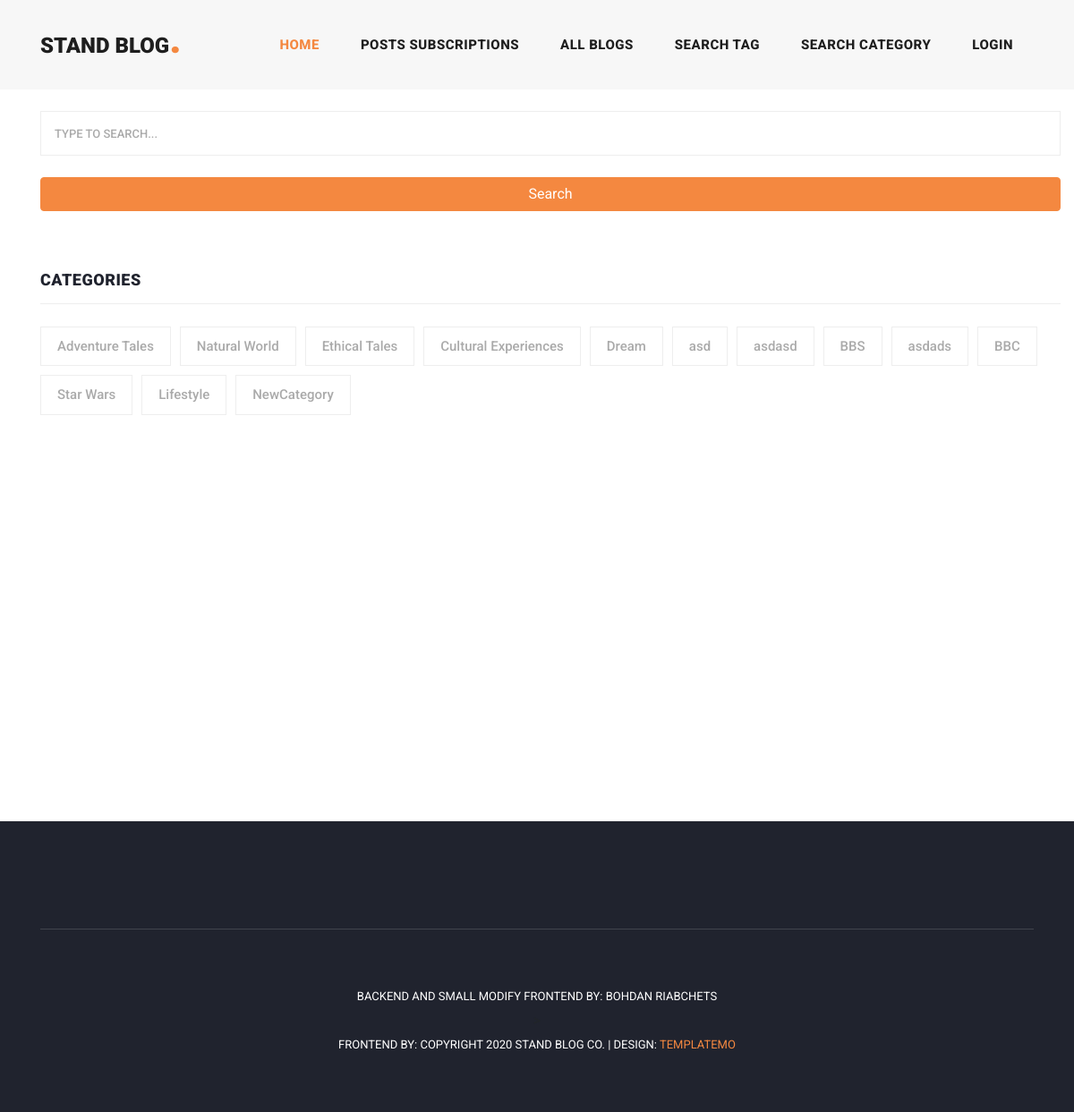
Page /categories-all/ on the earlier database version.
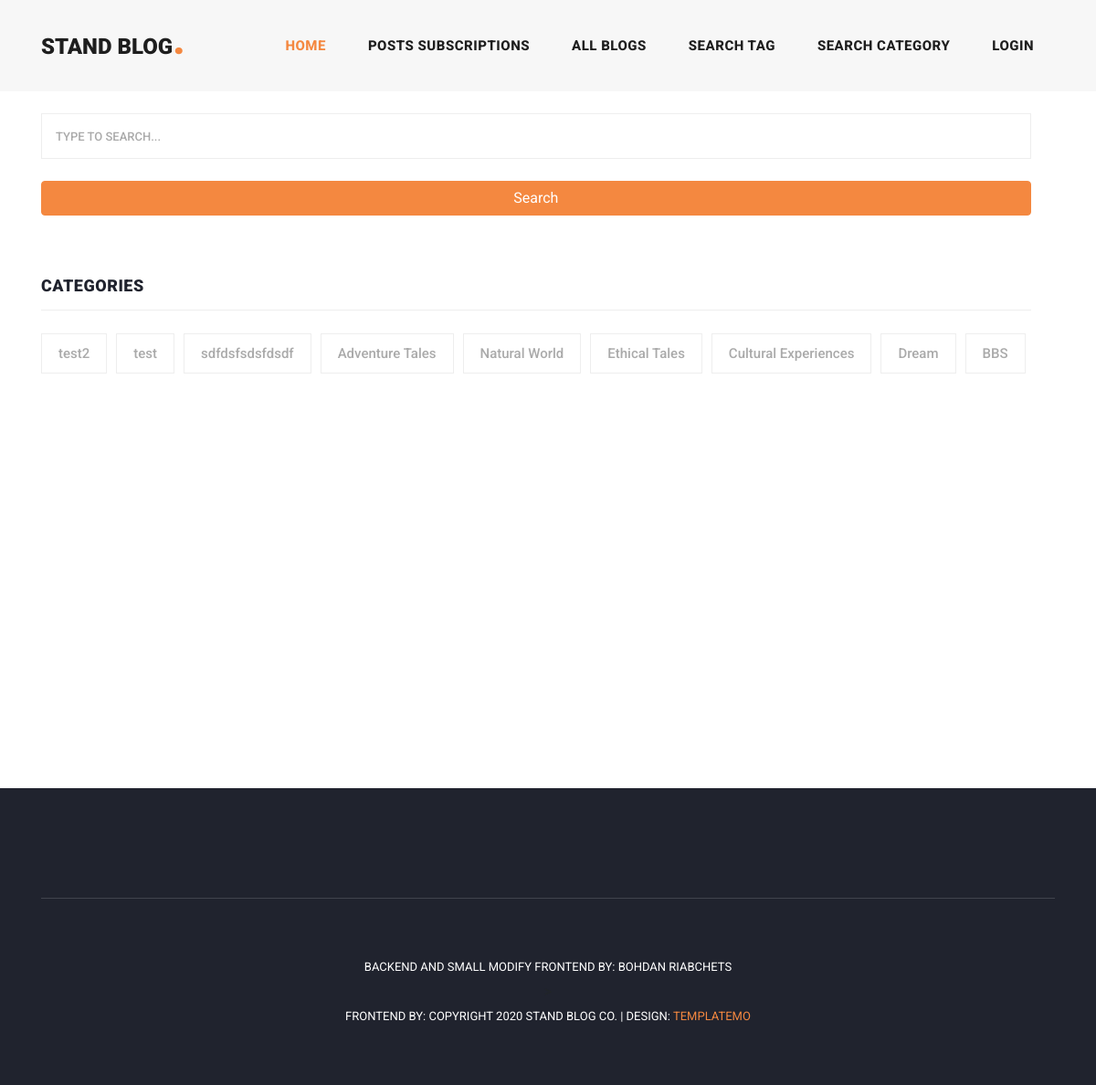
Same page on the later database version.
### blog/models.py (models this page shows)
class Categories(models.Model):
    blog = models.ManyToManyField(Blog, related_name='category')
    category = models.CharField(max_length=150)
    def __str__(self):
        return self.category

### blog/views.py (the view)
# urls.py: path('categories-all/', views.BlogCategoryAllView.as_view(), name='blog-category-all'),
class BlogCategoryAllView(generic.ListView):
    model = Categories
    template_name = 'blog/blog_category_all.html'
    context_object_name = 'category'
    def get_queryset(self):
        queryset = super().get_queryset()
        query = self.request.GET.get('q')
        if query:
            return queryset.filter(Q(category__icontains=query))
        return queryset.order_by('-id')

### blog/templates/blog/blog_category_all.html (shortened to what this page needs)
{% extends 'base.html' %}
{% block content %}
{% load static %}
<div class="main-banner header-text">
</div>
<section class="blog-posts">
    <div class="container">
        <div class="row">
            <div class="sidebar">
                <div class="row">
                    <div class="all-blog-posts">
                        <div class="row">
                            <div class="col-lg-12">
                                <div class="sidebar-item search">
                                    <form id="search_form" name="gs" method="GET">
                                        <input type="text" name="q" id="q" class="searchText"
                                               placeholder="type to search..."
                                               autocomplete="on"
                                               value="{{ q }}">
                                        <button type="submit" class="btn btn-primary full-width">Search</button>
                                    </form>
                                </div>
                                <div class="blog-post">
                                    <div class="sidebar-item tags">
                                        <div class="sidebar-heading">
                                            <h2>Categories</h2>
                                        </div>
                                        <div class="content">
                                            <ul>
                                                {% for category in category %}
                                                <li><a href="{% url 'blog-category-detail' category.pk %}">{{ category }}</a></li>
                                                {% empty %}
                                                <p>No category for this search</p>
                                                {% endfor %}
                                            </ul>
                                        </div>
                                    </div>
                                </div>
                            </div>
                        </div>
                    </div>
                    <div class="col-lg-4">
                        <div class="sidebar">
                            <div class="row">
                                <div class="col-lg-12">
                                    <div class="sidebar-item recent-posts">
                                        <div class="sidebar-heading">
                                            <br>
                                            <br>
                                        </div>
                                    </div>
                                </div>
                            </div>
                        </div>
                    </div>
                </div>
            </div>
        </div>
    </div>
</section>
<section class="blog-posts grid-system">
    <div class="container">
        <div class="row">
            <div class="col-lg-8">
                <br>
                <br>
                <br>
                <br>
            </div>
        </div>
    </div>
</section>
{% endblock %}

Differences in the rows shown:
removed Categories: category "asd"
removed Categories: category "asdasd"
removed Categories: category "asdads"
removed Categories: category "BBC"
removed Categories: category "Star Wars"
removed Categories: category "Lifestyle"
removed Categories: category "NewCategory"
added Categories: category "test2"
added Categories: category "test"
added Categories: category "sdfdsfsdsfdsdf"
